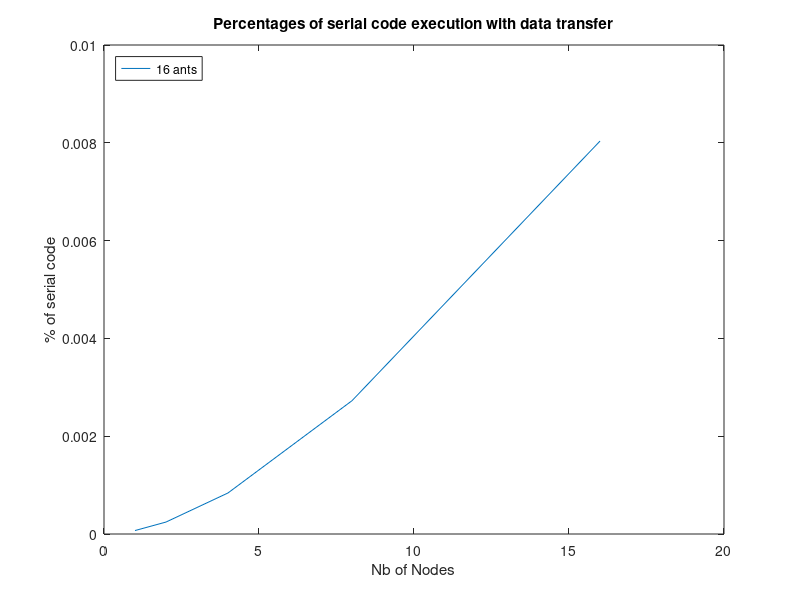

MATLAB code to generate this figure:
nants = [1 2 4 8 16];
nodes = [1 2 4 8 16];
c = 1000
result = zeros(size(nodes,2),size(nants,2))
L = 5000

for i = 1:size(nants,2)
    for j = 1:size(nodes,2)
        result(j,i) = (2*(c*c+c*L*nodes(j)))/(2*(c*c+c*L*nodes(j) + L*c*c*(1 + (nants(i)/nodes(j)))));
    end
end

disp(result)

figure
plot(nodes,result(:,5))%nodes,speedup32,nodes,speedup64)
legend('16 ants', 'Location', 'northwest')
title('Percentages of serial code execution with data transfer')
xlabel('Nb of Nodes')
ylabel('% of serial code')